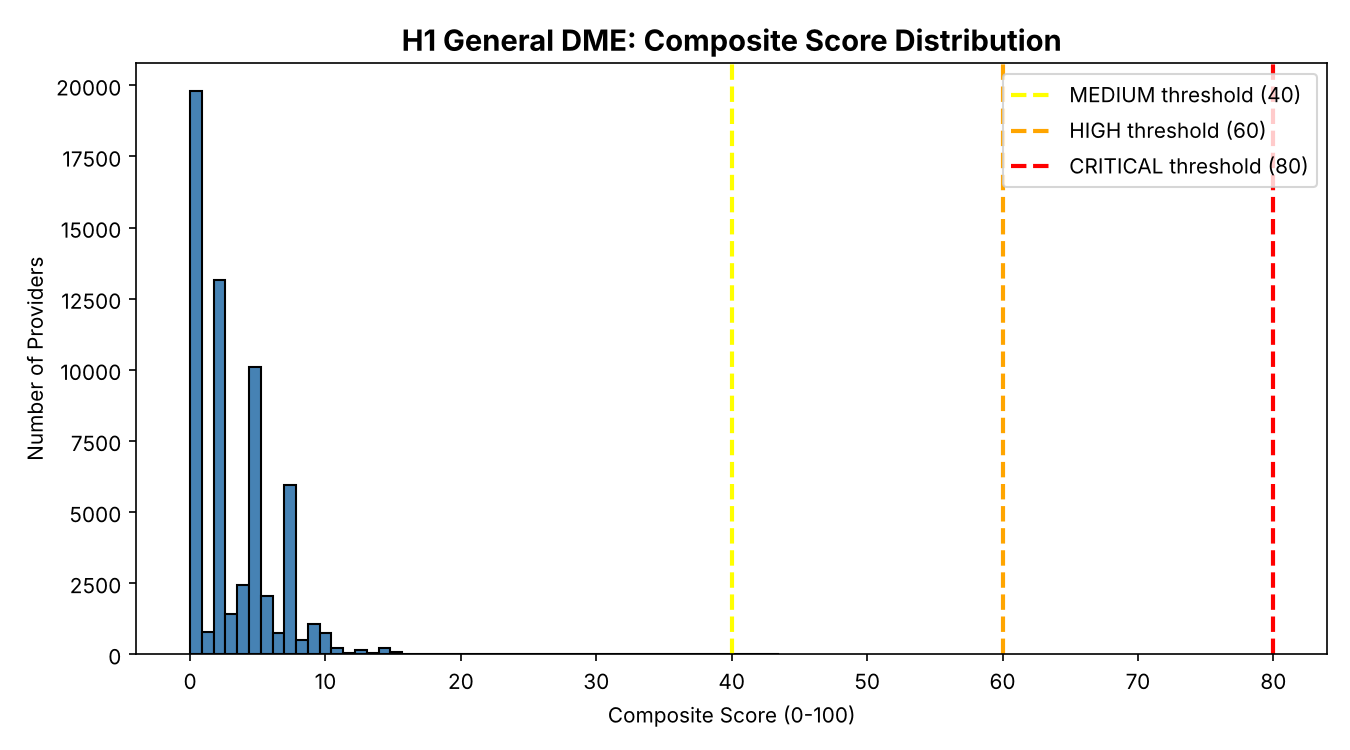

Python code for this plot:
# viz_02_h1_score_distribution.py
# H1 Composite Score Histogram with Threshold Lines
# Input: h1_composite_results.csv

import pandas as pd
import matplotlib.pyplot as plt

from pathlib import Path
BASE_DIR = Path(__file__).resolve().parent
DATA_DIR = BASE_DIR.parent / "CAET_tool"  # pipeline outputs

# ── LOAD ─────────────────────────────────────────────────────────────
df = pd.read_csv(str(DATA_DIR / "h1_composite_results.csv"))

# ── CHART ────────────────────────────────────────────────────────────
plt.figure(figsize=(9, 5))
plt.hist(df["composite_score"], bins=50, color="steelblue", edgecolor="black")

plt.axvline(40, color="yellow", linestyle="--", linewidth=2, label="MEDIUM threshold (40)")
plt.axvline(60, color="orange", linestyle="--", linewidth=2, label="HIGH threshold (60)")
plt.axvline(80, color="red", linestyle="--", linewidth=2, label="CRITICAL threshold (80)")

plt.title("H1 General DME: Composite Score Distribution", fontsize=14, fontweight="bold")
plt.xlabel("Composite Score (0-100)")
plt.ylabel("Number of Providers")
plt.legend()

# ── SAVE ─────────────────────────────────────────────────────────────
plt.tight_layout()
plt.savefig(str(BASE_DIR / "viz_02_h1_score_distribution.png"), dpi=150)
plt.show()
print("Saved: viz_02_h1_score_distribution.png")
